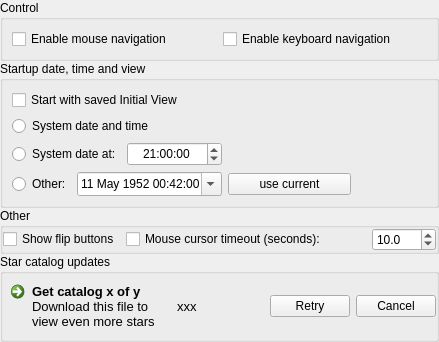
        <widget class="QWidget" name="page_2">
         <layout class="QVBoxLayout" name="verticalLayout_11">
          <property name="spacing">
           <number>0</number>
          </property>
          <property name="leftMargin">
           <number>0</number>
          </property>
          <property name="topMargin">
           <number>0</number>
          </property>
          <property name="rightMargin">
           <number>0</number>
          </property>
          <property name="bottomMargin">
           <number>0</number>
          </property>
          <item>
           <widget class="QGroupBox" name="groupBox_5">
            <property name="maximumSize">
             <size>
              <width>16777215</width>
              <height>100</height>
             </size>
            </property>
            <property name="title">
             <string>Control</string>
            </property>
            <layout class="QHBoxLayout" name="horizontalLayout_19">
             <item>
              <widget class="QCheckBox" name="enableMouseNavigationCheckBox">
               <property name="toolTip">
                <string>Allow mouse to pan (drag) and zoom (mousewheel)</string>
               </property>
               <property name="text">
                <string>Enable mouse navigation</string>
               </property>
              </widget>
             </item>
             <item>
              <widget class="QCheckBox" name="enableKeysNavigationCheckBox">
               <property name="toolTip">
                <string>Allow keyboard to pan and zoom</string>
               </property>
               <property name="text">
                <string>Enable keyboard navigation</string>
               </property>
              </widget>
             </item>
            </layout>
           </widget>
          </item>
          <item>
           <widget class="QGroupBox" name="groupBox">
            <property name="minimumSize">
             <size>
              <width>0</width>
              <height>0</height>
             </size>
            </property>
            <property name="title">
             <string>Startup date, time and view</string>
            </property>
            <layout class="QGridLayout" name="gridLayout">
             <item row="1" column="0">
              <widget class="QRadioButton" name="systemTimeRadio">
               <property name="toolTip">
                <string>&lt;!DOCTYPE HTML PUBLIC &quot;-//W3C//DTD HTML 4.0//EN&quot; &quot;http://www.w3.org/TR/REC-html40/strict.dtd&quot;&gt;
&lt;html&gt;&lt;head&gt;&lt;meta name=&quot;qrichtext&quot; content=&quot;1&quot; /&gt;&lt;style type=&quot;text/css&quot;&gt;
p, li { white-space: pre-wrap; }
&lt;/style&gt;&lt;/head&gt;&lt;body style=&quot; font-family:'MS Shell Dlg 2'; font-size:8.25pt; font-weight:400; font-style:normal;&quot;&gt;
&lt;p style=&quot; margin-top:0px; margin-bottom:0px; margin-left:0px; margin-right:0px; -qt-block-indent:0; text-indent:0px;&quot;&gt;&lt;span style=&quot; font-size:8pt;&quot;&gt;Starts ShiraPlayer at system clock date and time&lt;/span&gt;&lt;/p&gt;&lt;/body&gt;&lt;/html&gt;</string>
               </property>
               <property name="text">
                <string>System date and time</string>
               </property>
              </widget>
             </item>
             <item row="2" column="1">
              <spacer name="horizontalSpacer_2">
               <property name="orientation">
                <enum>Qt::Horizontal</enum>
               </property>
               <property name="sizeHint" stdset="0">
                <size>
                 <width>123</width>
                 <height>20</height>
                </size>
               </property>
              </spacer>
             </item>
             <item row="2" column="0">
              <layout class="QHBoxLayout" name="_3">
               <property name="spacing">
                <number>6</number>
               </property>
               <item>
                <widget class="QRadioButton" name="todayRadio">
                 <property name="toolTip">
                  <string>&lt;!DOCTYPE HTML PUBLIC &quot;-//W3C//DTD HTML 4.0//EN&quot; &quot;http://www.w3.org/TR/REC-html40/strict.dtd&quot;&gt;
&lt;html&gt;&lt;head&gt;&lt;meta name=&quot;qrichtext&quot; content=&quot;1&quot; /&gt;&lt;style type=&quot;text/css&quot;&gt;
p, li { white-space: pre-wrap; }
&lt;/style&gt;&lt;/head&gt;&lt;body style=&quot; font-family:'MS Shell Dlg 2'; font-size:8.25pt; font-weight:400; font-style:normal;&quot;&gt;
&lt;p style=&quot; margin-top:0px; margin-bottom:0px; margin-left:0px; margin-right:0px; -qt-block-indent:0; text-indent:0px;&quot;&gt;&lt;span style=&quot; font-size:8pt;&quot;&gt;Sets the simulation time to the next instance of this time of day when ShiraPlayer starts&lt;/span&gt;&lt;/p&gt;&lt;/body&gt;&lt;/html&gt;</string>
                 </property>
                 <property name="text">
                  <string>System date at:</string>
                 </property>
                </widget>
               </item>
               <item>
                <widget class="QTimeEdit" name="todayTimeSpinBox">
                 <property name="sizePolicy">
                  <sizepolicy hsizetype="Preferred" vsizetype="Preferred">
                   <horstretch>0</horstretch>
                   <verstretch>0</verstretch>
                  </sizepolicy>
                 </property>
                 <property name="minimumSize">
                  <size>
                   <width>0</width>
                   <height>24</height>
                  </size>
                 </property>
                 <property name="maximumSize">
                  <size>
                   <width>16777215</width>
                   <height>24</height>
                  </size>
                 </property>
                 <property name="font">
                  <font/>
                 </property>
                 <property name="frame">
                  <bool>true</bool>
                 </property>
                 <property name="alignment">
                  <set>Qt::AlignCenter</set>
                 </property>
                 <property name="currentSectionIndex">
                  <number>0</number>
                 </property>
                 <property name="time">
                  <time>
                   <hour>21</hour>
                   <minute>0</minute>
                   <second>0</second>
                  </time>
                 </property>
                </widget>
               </item>
              </layout>
             </item>
             <item row="3" column="1">
              <widget class="QPushButton" name="fixedDateTimeCurrentButton">
               <property name="text">
                <string>use current</string>
               </property>
              </widget>
             </item>
             <item row="3" column="0">
              <layout class="QHBoxLayout" name="_4">
               <item>
                <widget class="QRadioButton" name="fixedTimeRadio">
                 <property name="toolTip">
                  <string>&lt;!DOCTYPE HTML PUBLIC &quot;-//W3C//DTD HTML 4.0//EN&quot; &quot;http://www.w3.org/TR/REC-html40/strict.dtd&quot;&gt;
&lt;html&gt;&lt;head&gt;&lt;meta name=&quot;qrichtext&quot; content=&quot;1&quot; /&gt;&lt;style type=&quot;text/css&quot;&gt;
p, li { white-space: pre-wrap; }
&lt;/style&gt;&lt;/head&gt;&lt;body style=&quot; font-family:'MS Shell Dlg 2'; font-size:8.25pt; font-weight:400; font-style:normal;&quot;&gt;
&lt;p style=&quot; margin-top:0px; margin-bottom:0px; margin-left:0px; margin-right:0px; -qt-block-indent:0; text-indent:0px;&quot;&gt;&lt;span style=&quot; font-size:8pt;&quot;&gt;Use a specific date and time when ShiraPlayer starts up&lt;/span&gt;&lt;/p&gt;&lt;/body&gt;&lt;/html&gt;</string>
                 </property>
                 <property name="text">
                  <string>Other:</string>
                 </property>
                </widget>
               </item>
               <item>
                <widget class="QDateTimeEdit" name="fixedDateTimeEdit">
                 <property name="minimumSize">
                  <size>
                   <width>0</width>
                   <height>24</height>
                  </size>
                 </property>
                 <property name="maximumSize">
                  <size>
                   <width>16777215</width>
                   <height>24</height>
                  </size>
                 </property>
                 <property name="date">
                  <date>
                   <year>1952</year>
                   <month>5</month>
                   <day>11</day>
                  </date>
                 </property>
                 <property name="time">
                  <time>
                   <hour>0</hour>
                   <minute>42</minute>
                   <second>0</second>
                  </time>
                 </property>
                 <property name="calendarPopup">
                  <bool>true</bool>
                 </property>
                </widget>
               </item>
              </layout>
             </item>
             <item row="3" column="2">
              <spacer name="horizontalSpacer_3">
               <property name="orientation">
                <enum>Qt::Horizontal</enum>
               </property>
               <property name="sizeHint" stdset="0">
                <size>
                 <width>40</width>
                 <height>20</height>
                </size>
               </property>
              </spacer>
             </item>
             <item row="0" column="0">
              <widget class="QCheckBox" name="chInitialView">
               <property name="text">
                <string>Start with saved Initial View</string>
               </property>
              </widget>
             </item>
            </layout>
           </widget>
          </item>
          <item>
           <widget class="QGroupBox" name="groupBox_9">
            <property name="title">
             <string>Other</string>
            </property>
            <layout class="QVBoxLayout" name="verticalLayout">
             <property name="leftMargin">
              <number>0</number>
             </property>
             <property name="topMargin">
              <number>0</number>
             </property>
             <property name="rightMargin">
              <number>0</number>
             </property>
             <property name="bottomMargin">
              <number>0</number>
             </property>
             <item>
              <layout class="QHBoxLayout" name="_8">
               <item>
                <widget class="QCheckBox" name="showFlipButtonsCheckbox">
                 <property name="toolTip">
                  <string>Toggle vertical and horizontal image flip buttons.</string>
                 </property>
                 <property name="text">
                  <string>Show flip buttons</string>
                 </property>
                </widget>
               </item>
               <item>
                <widget class="QCheckBox" name="mouseTimeoutCheckbox">
                 <property name="toolTip">
                  <string>Hides the mouse cursor when inactive</string>
                 </property>
                 <property name="text">
                  <string>Mouse cursor timeout (seconds):</string>
                 </property>
                </widget>
               </item>
               <item>
                <spacer name="horizontalSpacer">
                 <property name="orientation">
                  <enum>Qt::Horizontal</enum>
                 </property>
                 <property name="sizeHint" stdset="0">
                  <size>
                   <width>40</width>
                   <height>20</height>
                  </size>
                 </property>
                </spacer>
               </item>
               <item>
                <widget class="QDoubleSpinBox" name="mouseTimeoutSpinBox">
                 <property name="maximumSize">
                  <size>
                   <width>16777215</width>
                   <height>24</height>
                  </size>
                 </property>
                 <property name="decimals">
                  <number>1</number>
                 </property>
                 <property name="minimum">
                  <double>0.000000000000000</double>
                 </property>
                 <property name="maximum">
                  <double>3600.000000000000000</double>
                 </property>
                 <property name="value">
                  <double>10.000000000000000</double>
                 </property>
                </widget>
               </item>
              </layout>
             </item>
            </layout>
           </widget>
          </item>
          <item>
           <widget class="QGroupBox" name="contentBox">
            <property name="maximumSize">
             <size>
              <width>16777215</width>
              <height>150</height>
             </size>
            </property>
            <property name="title">
             <string>Star catalog updates</string>
            </property>
            <layout class="QHBoxLayout" name="horizontalLayout">
             <property name="leftMargin">
              <number>0</number>
             </property>
             <property name="topMargin">
              <number>0</number>
             </property>
             <property name="rightMargin">
              <number>0</number>
             </property>
             <property name="bottomMargin">
              <number>0</number>
             </property>
             <item>
              <widget class="QCommandLinkButton" name="getStarsButton">
               <property name="sizePolicy">
                <sizepolicy hsizetype="Preferred" vsizetype="Fixed">
                 <horstretch>0</horstretch>
                 <verstretch>0</verstretch>
                </sizepolicy>
               </property>
               <property name="font">
                <font>
                 <family>Segoe UI</family>
                 <pointsize>10</pointsize>
                </font>
               </property>
               <property name="toolTip">
                <string>Click here to start downloading</string>
               </property>
               <property name="text">
                <string>Get catalog x of y</string>
               </property>
               <property name="icon">
                <iconset resource="../../data/mainRes.qrc">
                 <normaloff>:/graphicGui/gui/btTimeRealtime-off.png</normaloff>:/graphicGui/gui/btTimeRealtime-off.png</iconset>
               </property>
               <property name="description">
                <string>Download this file to view even more stars</string>
               </property>
              </widget>
             </item>
             <item>
              <widget class="QLabel" name="downloadLabel">
               <property name="font">
                <font>
                 <pointsize>10</pointsize>
                </font>
               </property>
               <property name="text">
                <string>xxx</string>
               </property>
              </widget>
             </item>
             <item>
              <spacer name="horizontalSpacer_5">
               <property name="orientation">
                <enum>Qt::Horizontal</enum>
               </property>
               <property name="sizeHint" stdset="0">
                <size>
                 <width>40</width>
                 <height>20</height>
                </size>
               </property>
              </spacer>
             </item>
             <item>
              <widget class="QPushButton" name="downloadRetryButton">
               <property name="toolTip">
                <string>Restart the download</string>
               </property>
               <property name="text">
                <string>Retry</string>
               </property>
              </widget>
             </item>
             <item>
              <widget class="QPushButton" name="downloadCancelButton">
               <property name="toolTip">
                <string>Stop the download. You can always restart it later</string>
               </property>
               <property name="text">
                <string>Cancel</string>
               </property>
              </widget>
             </item>
            </layout>
           </widget>
          </item>
         </layout>
        </widget>
